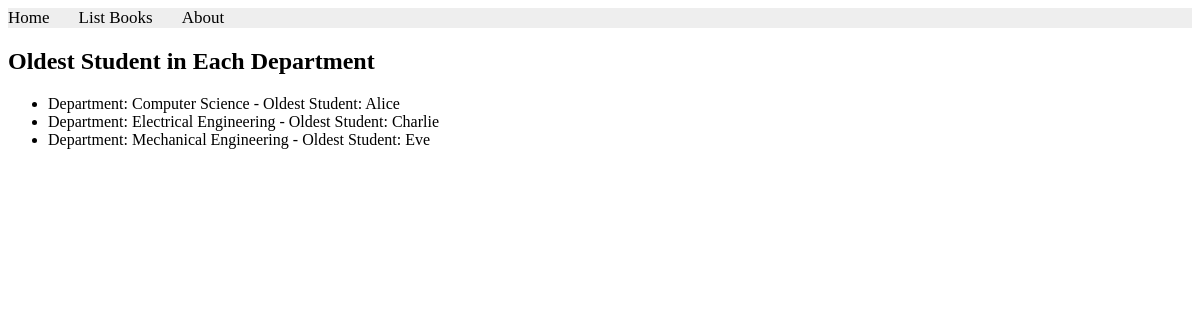
The app's page /books/lab9/task3 with its own data.
### apps/bookmodule/models.py (models this page shows)
class department(models.Model):
    name = models.CharField(max_length=100)

class Student2(models.Model):
    name = models.CharField(max_length=100)
    card_number = models.OneToOneField(card, on_delete=models.PROTECT)
    department = models.ForeignKey(department, on_delete=models.CASCADE, null=True)
    course = models.ManyToManyField(course)

### apps/bookmodule/views.py (the view)
# urls.py: path('lab9/task3', views.oldest, name='l9t3'),
def oldest(request):
    departments = department.objects.annotate(oldest_student_id=Min('student2__id'))
    department_with_oldest_student = []
    for dept in departments:
        oldest_student = Student2.objects.get(id=dept.oldest_student_id)
        department_with_oldest_student.append({
            'department': dept,
            'oldest_student': oldest_student
        })
    return render(request, 'bookmodule/l9t3.html', {'department_with_oldest_student': department_with_oldest_student})

### apps/templates/bookmodule/l9t3.html (shortened to what this page needs)
{% extends "layouts/base.html" %}
{% load static %}
{% block content %}
<h2>Oldest Student in Each Department</h2>
<ul>
  {% for dept in department_with_oldest_student %}
    <li>
      Department: {{ dept.department.name }} -
      Oldest Student: {{ dept.oldest_student.name }}
    </li>
  {% endfor %}
</ul>
{% endblock content %}

### records on screen
department: department.name "Computer Science", oldest_student.name "Alice"
department: department.name "Electrical Engineering", oldest_student.name "Charlie"
department: department.name "Mechanical Engineering", oldest_student.name "Eve"
